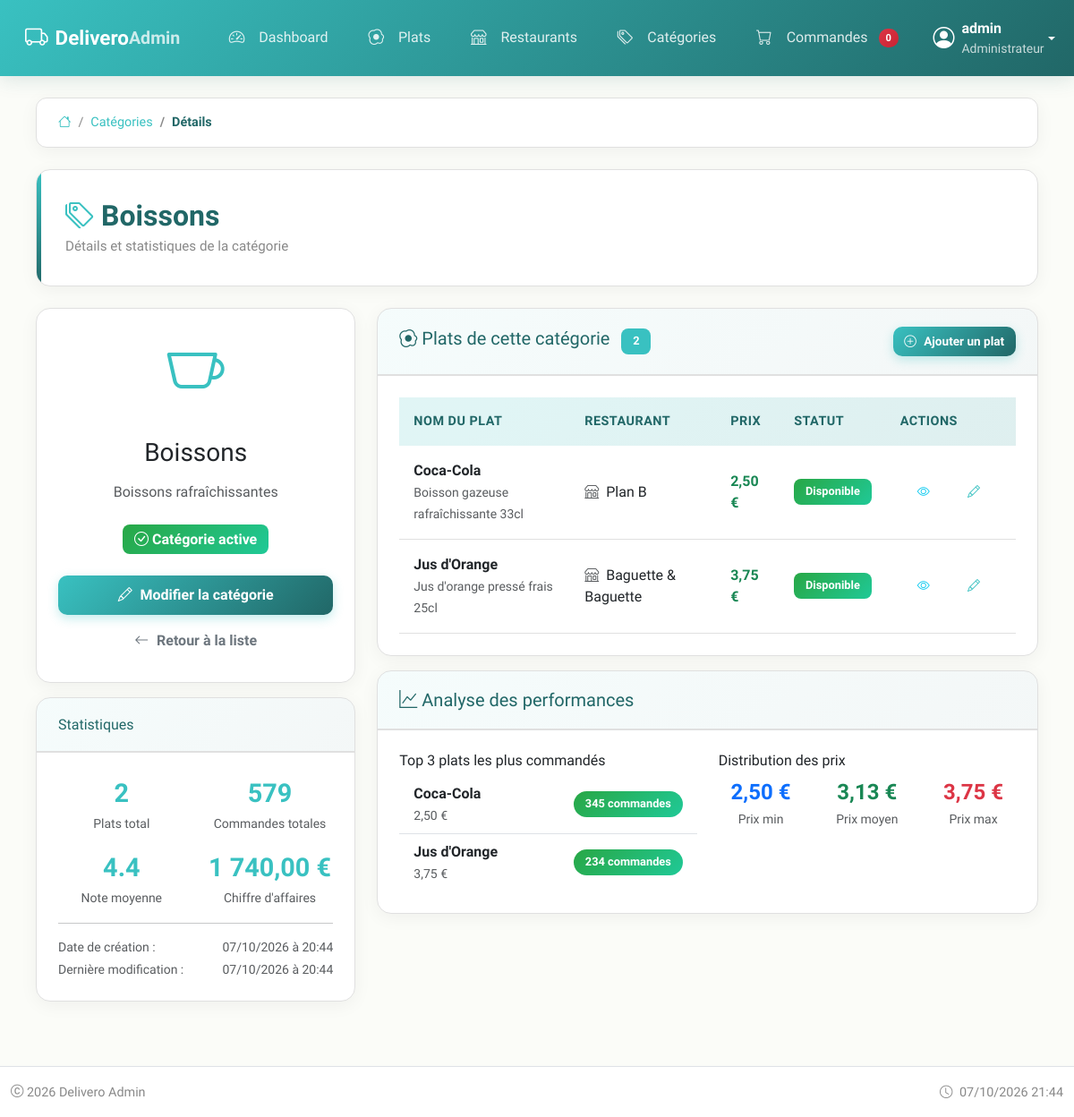
The page /admin/category_details.php?id=7 (signed in) on the database its author committed.
### tables this page shows
CREATE TABLE IF NOT EXISTS categories (
    id INT AUTO_INCREMENT PRIMARY KEY,
    name VARCHAR(100) NOT NULL,
    description TEXT,
    icon VARCHAR(50),
    is_active BOOLEAN DEFAULT TRUE,
    created_at TIMESTAMP DEFAULT CURRENT_TIMESTAMP,
    INDEX idx_active (is_active),
    INDEX idx_name (name)
);

CREATE TABLE IF NOT EXISTS dishes (
    id INT AUTO_INCREMENT PRIMARY KEY,
    name VARCHAR(200) NOT NULL,
    description TEXT,
    price DECIMAL(10,2) NOT NULL,
    category_id INT,
    restaurant_id INT,
    image VARCHAR(255),
    preparation_time INT DEFAULT 20,
    is_available BOOLEAN DEFAULT TRUE,
    is_special BOOLEAN DEFAULT FALSE,
    is_vegetarian BOOLEAN DEFAULT FALSE,
    calories INT,
    ingredients TEXT,
    rating DECIMAL(3,1) DEFAULT 4.0,
    order_count INT DEFAULT 0,
    created_at TIMESTAMP DEFAULT CURRENT_TIMESTAMP,
    updated_at TIMESTAMP DEFAULT CURRENT_TIMESTAMP ON UPDATE CURRENT_TIMESTAMP,
    FOREIGN KEY (category_id) REFERENCES categories(id) ON DELETE SET NULL,
    FOREIGN KEY (restaurant_id) REFERENCES restaurants(id) ON DELETE SET NULL,
    INDEX idx_category (category_id),
    INDEX idx_restaurant (restaurant_id),
    INDEX idx_available (is_available),
    INDEX idx_special (is_special),
    INDEX idx_price (price)
);

CREATE TABLE IF NOT EXISTS restaurants (
    id INT AUTO_INCREMENT PRIMARY KEY,
    name VARCHAR(200) NOT NULL,
    address TEXT,
    phone VARCHAR(20),
    email VARCHAR(100),
    image VARCHAR(255),
    delivery_time VARCHAR(20) DEFAULT '30-40 min',
    rating DECIMAL(3,1) DEFAULT 4.0,
    is_active BOOLEAN DEFAULT TRUE,
    created_at TIMESTAMP DEFAULT CURRENT_TIMESTAMP,
    INDEX idx_active (is_active),
    INDEX idx_rating (rating)
);

### admin/templates/category_details.phtml (the view, shortened to what the rows shown need)
<div class="row">
    <div class="col-lg-4">
        <div class="card">
            <div class="card-body text-center">
                <div class="category-icon-large mb-4">
                    <?php if (!empty($category['icon'])): ?>
                        <i class="bi bi-<?= htmlspecialchars($category['icon']) ?>"></i>
                    <?php else: ?>
                        <i class="bi bi-tag"></i>
                    <?php endif; ?>
                </div>
                <h3 class="card-title mb-3"><?= htmlspecialchars($category['name']) ?></h3>
                <?php if (!empty($category['description'])): ?>
                    <p class="card-text text-muted mb-4">
                        <?= htmlspecialchars($category['description']) ?>
                    </p>
                <?php endif; ?>
                <div class="mb-4">
                    <span class="badge bg-<?= $category['is_active'] ? 'success' : 'secondary' ?> fs-6">
                    </span>
                </div>
                <div class="d-grid gap-2">
                    <a href="edit_category.php?id=<?= $category['id'] ?>" class="btn btn-primary">
                    </a>
                    <a href="categories.php" class="btn btn-outline-secondary">
                    </a>
                </div>
            </div>
        </div>
        <div class="card mt-3">
            <div class="card-body">
                <div class="small text-muted">
                    <div class="d-flex justify-content-between mb-1">
                        <span>Date de création :</span>
                        <span><?= date('d/m/Y à H:i', strtotime($category['created_at'])) ?></span>
                    </div>
                    <div class="d-flex justify-content-between">
                        <span>Dernière modification :</span>
                        <span><?= date('d/m/Y à H:i', strtotime($category['created_at'])) ?></span>
                    </div>
                </div>
            </div>
        </div>
    </div>
    <div class="col-lg-8">
        <div class="card">
            <div class="card-body">
                <?php if (empty($dishes)): ?>
                    <div class="text-center py-4">
                        <i class="bi bi-egg-fried text-muted" style="font-size: 3rem;"></i>
                        <p class="text-muted mt-2">Aucun plat dans cette catégorie</p>
                        <a href="add_dish.php?category_id=<?= $category['id'] ?>" class="btn btn-primary">
                            <i class="bi bi-plus-circle"></i> Ajouter le premier plat
                        </a>
                    </div>
                <?php else: ?>
                    <div class="table-responsive">
                        <table class="table table-hover">
                            <thead>
                                <tr>
                                    <th>Nom du plat</th>
                                    <th>Restaurant</th>
                                    <th>Prix</th>
                                    <th>Statut</th>
                                    <th>Actions</th>
                                </tr>
                            </thead>
                            <tbody>
                                <?php foreach ($dishes as $dish): ?>
                                <tr>
                                    <td>
                                        <div class="d-flex align-items-center">
                                            <div>
                                                <div class="fw-bold"><?= htmlspecialchars($dish['name']) ?></div>
                                                <small class="text-muted">
                                                    <?= htmlspecialchars(substr($dish['description'] ?? '', 0, 60)) ?>
                                                </small>
                                            </div>
                                        </div>
                                    </td>
                                    <td>
                                        <?php if (!empty($dish['restaurant_name'])): ?>
                                            <i class="bi bi-shop text-muted me-1"></i>
                                            <?= htmlspecialchars($dish['restaurant_name']) ?>
                                        <?php else: ?>
                                            <span class="text-muted">-</span>
                                        <?php endif; ?>
                                    </td>
                                    <td>
                                        <span class="fw-bold text-success">
                                            <?= number_format($dish['price'], 2, ',', ' ') ?> €
                                        </span>
                                    </td>
                                    <td>
                                        <span class="badge bg-<?= $dish['is_available'] ? 'success' : 'secondary' ?>">
                                            <?= $dish['is_available'] ? 'Disponible' : 'Indisponible' ?>
                                        </span>
                                    </td>
                                    <td>
                                        <div class="btn-group btn-group-sm">
                                            <a href="dish_details.php?id=<?= $dish['id'] ?>"
                                               class="btn btn-outline-info"
                                               title="Voir détails">
                                                <i class="bi bi-eye"></i>
                                            </a>
                                            <a href="edit_dish.php?id=<?= $dish['id'] ?>"
                                               class="btn btn-outline-primary"
                                               title="Modifier">
                                                <i class="bi bi-pencil"></i>
                                            </a>
                                        </div>
                                    </td>
                                </tr>
                                <?php endforeach; ?>
                            </tbody>
                        </table>
                    </div>
                <?php endif; ?>
            </div>
        </div>
        <div class="card mt-3">
            <div class="card-body">
                <div class="row">
                    <div class="col-md-6">
                        <?php
                        $topDishes = $pdo->prepare("
                            SELECT name, order_count, price
                            FROM dishes
                            WHERE category_id = ?
                            ORDER BY order_count DESC
                            LIMIT 3
                        ");
                        $topDishes->execute([$category['id']]);
                        $topDishesData = $topDishes->fetchAll();
                        ?>
                        <?php if (!empty($topDishesData)): ?>
                            <div class="list-group list-group-flush">
                                <?php foreach ($topDishesData as $topDish): ?>
                                <div class="list-group-item d-flex justify-content-between align-items-center">
                                    <div>
                                        <div class="fw-bold"><?= htmlspecialchars($topDish['name']) ?></div>
                                        <small class="text-muted"><?= number_format($topDish['price'], 2, ',', ' ') ?> €</small>
                                    </div>
                                    <span class="badge bg-success rounded-pill"><?= $topDish['order_count'] ?> commandes</span>
                                </div>
                                <?php endforeach; ?>
                            </div>
                        <?php else: ?>
                            <p class="text-muted">Aucune donnée disponible</p>
                        <?php endif; ?>
                    </div>
                </div>
            </div>
        </div>
    </div>
</div>

### admin/templates/layout-admin.phtml (shortened to what the rows shown need)
<!DOCTYPE html>
<html lang="fr">
<head>
    <link href="https://cdn.jsdelivr.net/npm/bootstrap@5.3.0/dist/css/bootstrap.min.css" rel="stylesheet">
    <link rel="stylesheet" href="https://cdn.jsdelivr.net/npm/bootstrap-icons@1.11.1/font/bootstrap-icons.css">
    <link href="../css/admin-delivero.css" rel="stylesheet">
</head>
<body>
    <main class="container-fluid py-4">
        <?php if (isset($pageTitle)): ?>
        <div class="page-header mb-4">
            <div class="d-flex justify-content-between align-items-center">
                <div>
                    <h1 class="h2 mb-1">
                        <?php if (isset($pageIcon)): ?>
                            <i class="bi bi-<?= $pageIcon ?> me-2"></i>
                        <?php endif; ?>
                        <?= htmlspecialchars($pageTitle) ?>
                    </h1>
                    <?php if (isset($pageDescription)): ?>
                        <p class="text-muted mb-0"><?= htmlspecialchars($pageDescription) ?></p>
                    <?php endif; ?>
                </div>
            </div>
        </div>
        <?php endif; ?>
        <div class="admin-content">
            <?php include $template; ?>
        </div>
    </main>
</body>
</html>

### rows shown on the page
categories: name "Boissons", description "Boissons rafraîchissantes", created_at "07/10/2026 à 20:44"
dishes: name "Coca-Cola", description "Boisson gazeuse rafraîchissante 33cl", restaurant.name "Plan B", price "2,50", is_available "Disponible", order_count "345"
dishes: name "Jus d'Orange", description "Jus d'orange pressé frais 25cl", restaurant.name "Baguette & Baguette", price "3,75", is_available "Disponible", order_count "234"

### other values the page prints
$_SESSION['username'] "admin"
$crumb['title'] "Catégories"
$crumb['title'] "Détails"
$pageDescription "Détails et statistiques de la catégorie"
$category['dish_count'] ?: 0 "2"
$category['total_orders'] ?: 0 "579"
$category['avg_rating'] "4.4"
$category['total_revenue'] "1 740,00"
count($dishes) "2"
$priceData['min_price'] "2,50"
$priceData['avg_price'] "3,13"
$priceData['max_price'] "3,75"
